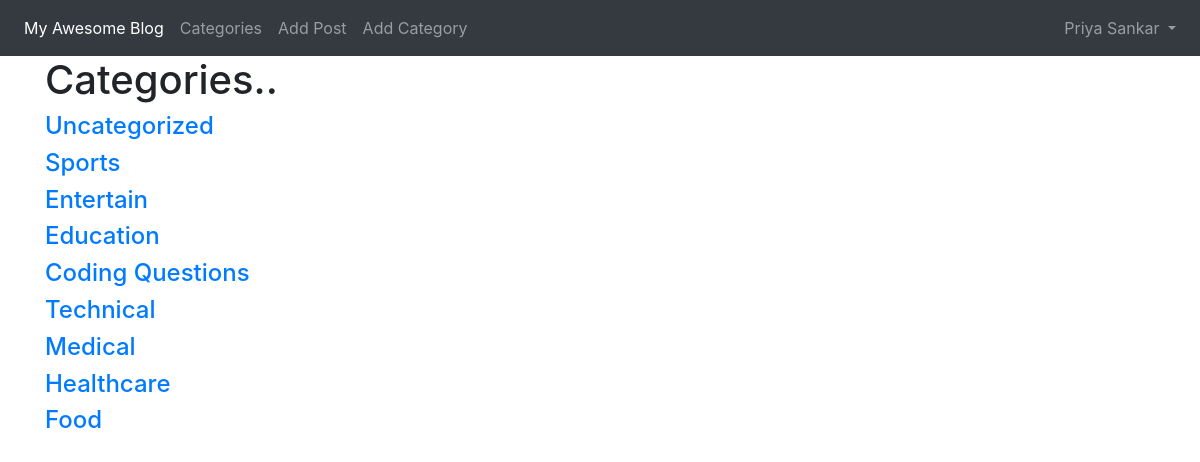
The app's page /blog/category_list (signed in) with its own data.
### Blogapp/models.py (models this page shows, shortened)
class Category(models.Model):
    name = models.CharField(max_length=30)
    def __str__(self):
        return self.name.title()

### Blogapp/views.py (the view)
# urls.py: path('category_list', CategoryViewList, name='category_list'),
def CategoryViewList(request):
    cats_list = Category.objects.all()
    return render(request, 'Blogapp/category_list.html', {'cats_list':cats_list})

### Blogapp/templates/Blogapp/category_list.html
{% extends 'Blogapp/base.html' %}
{% block content %}
<h1>Categories..</h1>
  {% for item in cats_list %}
  <h4><a href="{% url 'category' item|slugify %}">{{ item }}</a></h4>
  {% endfor %}
{% endblock %}

### Blogapp/templates/Blogapp/base.html (shortened to what this page needs)
<!doctype html>
<html lang="en">
  <head>
    <link rel="stylesheet" href="https://stackpath.bootstrapcdn.com/bootstrap/4.5.0/css/bootstrap.min.css">
  </head>
  <body>
    <nav class="navbar navbar-expand-lg navbar-dark bg-dark">
  <div class="collapse navbar-collapse" id="navbarSupportedContent">
    <ul class="navbar-nav mr-auto">
      <li class="nav-item active">
        <a class="nav-link" href="{% url 'home' %}">My Awesome Blog<span class="sr-only">(current)</span></a>
      </li>
      {% if cat_menu %}
      <li class="nav-item dropdown">
        <a class="nav-link dropdown-toggle" href="#" id="navbarDropdown" role="button" data-toggle="dropdown" aria-haspopup="true" aria-expanded="false">
          Categories
        </a>
        <div class="dropdown-menu" aria-labelledby="navbarDropdown">
          {% for item in cat_menu %}
          <a class="dropdown-item" href="{% url 'category' item|slugify %}">{{ item }}</a>
          {% endfor %}
        </div>
      </li>
      {% else %}
      <li class="nav-item">
        <a class="nav-link" href="{% url 'category_list' %}">Categories</a>
      </li>
      {% endif %}
      {% if user.is_authenticated %}
      <li class="nav-item">
        <a class="nav-link" href="{% url 'add_post' %}">Add Post</a>
      </li>
      <li class="nav-item">
        <a class="nav-link" href="{% url 'add_category' %}">Add Category</a>
      </li>
      {% endif %}
    </ul>
{% if user.is_authenticated %}
    <ul class="navbar-nav ml-auto">
      <li class="nav-item dropdown">
       <a class="nav-link dropdown-toggle" href="#" id="navbarDropdown" role="button" data-toggle="dropdown" aria-haspopup="true" aria-expanded="false">
         {{ user.first_name }}
         {{ user.last_name }}
       </a>
     </li>
    </ul>
{% endif %}
  </div>
</nav>
    <div class="container">
      {% block content %}
      {% endblock %}
    </div>
  </body>
</html>

### records on screen
Category: name "Uncategorized"
Category: name "Sports"
Category: name "Entertain"
Category: name "Education"
Category: name "Coding Questions"
Category: name "Technical"
Category: name "Medical"
Category: name "Healthcare"
Category: name "Food"

### other values on screen
{{ user.first_name }} "Priya"
{{ user.last_name }} "Sankar"
